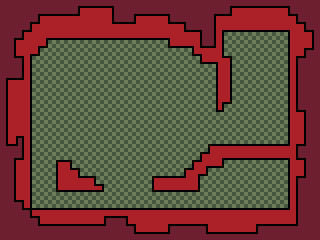

A 2D game scene composited from a Tiled map and its tileset images. What follows is a short description and the map's XML, with each tile layer's data collapsed to a summary:
An orthogonal 40x30 tile map with 8x8 px tiles, 10 tile layers (Unused_Layer_3_values, Unused_Layer_2_values, Unused_Layer_1_values, Background_values, ...), 9 tilesets.

<map version="1.4" tiledversion="1.4.2" orientation="orthogonal" renderorder="right-down" compressionlevel="0" width="40" height="30" tilewidth="8" tileheight="8" infinite="0" backgroundcolor="#696A79" nextlayerid="11" nextobjectid="1"><tileset firstgid="1" name="AutoLayers" tilewidth="8" tileheight="8" tilecount="3780" columns="84" objectalignment="topleft" margin="0" spacing="0"><image source="..\..\output\base\tileset.png" width="672" height="360" /></tileset><tileset firstgid="3781" name="Tiles2" tilewidth="8" tileheight="8" tilecount="304" columns="16" objectalignment="topleft" margin="0" spacing="0"><image source="..\..\output\base\tiles.png" width="128" height="152" /></tileset><tileset firstgid="4085" name="Dark_walls" tilewidth="8" tileheight="8" tilecount="4" columns="4" objectalignment="topleft"><image source="Dark_walls.intgrid.png" width="32" height="8" /></tileset><tileset firstgid="4089" name="Walls" tilewidth="8" tileheight="8" tilecount="4" columns="4" objectalignment="topleft"><image source="Walls.intgrid.png" width="32" height="8" /></tileset><tileset firstgid="4093" name="Floor" tilewidth="8" tileheight="8" tilecount="4" columns="4" objectalignment="topleft"><image source="Floor.intgrid.png" width="32" height="8" /></tileset><tileset firstgid="4097" name="Background" tilewidth="8" tileheight="8" tilecount="1" columns="1" objectalignment="topleft"><image source="Background.intgrid.png" width="8" height="8" /></tileset><tileset firstgid="4098" name="Unused_Layer_1" tilewidth="8" tileheight="8" tilecount="4" columns="4" objectalignment="topleft"><image source="Unused_Layer_1.intgrid.png" width="32" height="8" /></tileset><tileset firstgid="4102" name="Unused_Layer_2" tilewidth="8" tileheight="8" tilecount="4" columns="4" objectalignment="topleft"><image source="Unused_Layer_2.intgrid.png" width="32" height="8" /></tileset><tileset firstgid="4106" name="Unused_Layer_3" tilewidth="8" tileheight="8" tilecount="4" columns="4" objectalignment="topleft"><image source="Unused_Layer_3.intgrid.png" width="32" height="8" /></tileset><layer id="1" name="Unused_Layer_3_values" width="40" height="30" opacity="1"><data>[1200 cells, 0 non-empty, 0 distinct tile ids]</data></layer><layer id="2" name="Unused_Layer_2_values" width="40" height="30" opacity="1"><data>[1200 cells, 0 non-empty, 0 distinct tile ids]</data></layer><layer id="3" name="Unused_Layer_1_values" width="40" height="30" opacity="1"><data>[1200 cells, 0 non-empty, 0 distinct tile ids]</data></layer><layer id="4" name="Background_values" width="40" height="30" opacity="1"><data>[1200 cells, 1200 non-empty, 1 distinct tile ids]</data></layer><layer id="5" name="Background" width="40" height="30" opacity="1"><data>[1200 cells, 1200 non-empty, 16 distinct tile ids]</data></layer><layer id="6" name="Floor_values" width="40" height="30" opacity="1"><data>[1200 cells, 0 non-empty, 0 distinct tile ids]</data></layer><layer id="7" name="Walls_values" width="40" height="30" opacity="1"><data>[1200 cells, 605 non-empty, 1 distinct tile ids]</data></layer><layer id="8" name="Walls" width="40" height="30" opacity="1"><data>[1200 cells, 605 non-empty, 19 distinct tile ids]</data></layer><layer id="9" name="Dark_walls_values" width="40" height="30" opacity="1"><data>[1200 cells, 287 non-empty, 1 distinct tile ids]</data></layer><layer id="10" name="Dark_walls" width="40" height="30" opacity="1"><data>[1200 cells, 287 non-empty, 15 distinct tile ids]</data></layer></map>
